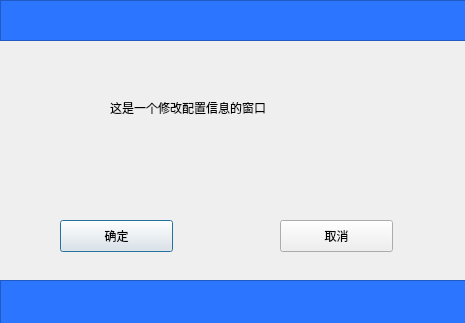
<?xml version="1.0" encoding="UTF-8"?>
<ui version="4.0">
 <class>ConfigDialog</class>
 <widget class="QDialog" name="ConfigDialog">
  <property name="geometry">
   <rect>
    <x>0</x>
    <y>0</y>
    <width>465</width>
    <height>323</height>
   </rect>
  </property>
  <property name="windowTitle">
   <string>Config</string>
  </property>
  <widget class="QLabel" name="label">
   <property name="geometry">
    <rect>
     <x>110</x>
     <y>100</y>
     <width>400</width>
     <height>16</height>
    </rect>
   </property>
   <property name="styleSheet">
    <string notr="true">font: 10pt &quot;MS Shell Dlg 2&quot;;</string>
   </property>
   <property name="text">
    <string>这是一个修改配置信息的窗口</string>
   </property>
  </widget>
  <widget class="QPushButton" name="yep">
   <property name="geometry">
    <rect>
     <x>60</x>
     <y>220</y>
     <width>113</width>
     <height>32</height>
    </rect>
   </property>
   <property name="text">
    <string>确定</string>
   </property>
  </widget>
  <widget class="QPushButton" name="cancel">
   <property name="geometry">
    <rect>
     <x>280</x>
     <y>220</y>
     <width>113</width>
     <height>32</height>
    </rect>
   </property>
   <property name="text">
    <string>取消</string>
   </property>
  </widget>
  <widget class="QFrame" name="frame">
   <property name="geometry">
    <rect>
     <x>0</x>
     <y>0</y>
     <width>481</width>
     <height>41</height>
    </rect>
   </property>
   <property name="styleSheet">
    <string notr="true">background-color: rgb(43, 117, 255);</string>
   </property>
   <property name="frameShape">
    <enum>QFrame::StyledPanel</enum>
   </property>
   <property name="frameShadow">
    <enum>QFrame::Raised</enum>
   </property>
  </widget>
  <widget class="QFrame" name="frame_2">
   <property name="geometry">
    <rect>
     <x>0</x>
     <y>280</y>
     <width>561</width>
     <height>51</height>
    </rect>
   </property>
   <property name="styleSheet">
    <string notr="true">background-color: rgb(43, 117, 255);</string>
   </property>
   <property name="frameShape">
    <enum>QFrame::StyledPanel</enum>
   </property>
   <property name="frameShadow">
    <enum>QFrame::Raised</enum>
   </property>
  </widget>
 </widget>
 <resources/>
 <connections/>
</ui>
